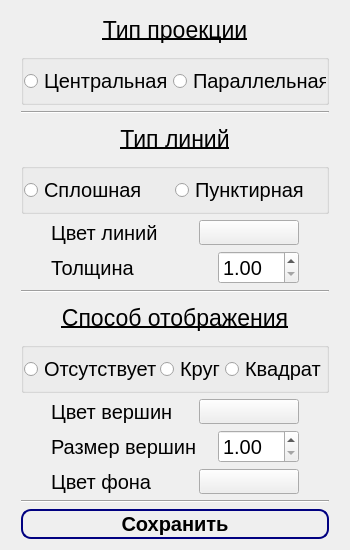
<?xml version="1.0" encoding="UTF-8"?>
<ui version="4.0">
 <class>SettingForm</class>
 <widget class="QDialog" name="SettingForm">
  <property name="geometry">
   <rect>
    <x>0</x>
    <y>0</y>
    <width>350</width>
    <height>550</height>
   </rect>
  </property>
  <property name="minimumSize">
   <size>
    <width>350</width>
    <height>550</height>
   </size>
  </property>
  <property name="maximumSize">
   <size>
    <width>350</width>
    <height>550</height>
   </size>
  </property>
  <property name="font">
   <font>
    <pointsize>15</pointsize>
   </font>
  </property>
  <property name="windowTitle">
   <string>Настройки</string>
  </property>
  <layout class="QGridLayout" name="gridLayout_3">
   <item row="0" column="0">
    <layout class="QVBoxLayout" name="verticalLayout">
     <property name="leftMargin">
      <number>10</number>
     </property>
     <property name="rightMargin">
      <number>10</number>
     </property>
     <item>
      <widget class="QLabel" name="l1_type_projection">
       <property name="font">
        <font>
         <pointsize>17</pointsize>
         <underline>true</underline>
        </font>
       </property>
       <property name="text">
        <string>Тип проекции</string>
       </property>
       <property name="alignment">
        <set>Qt::AlignCenter</set>
       </property>
      </widget>
     </item>
     <item>
      <widget class="QGroupBox" name="groupBox1_projection">
       <property name="title">
        <string/>
       </property>
       <layout class="QGridLayout" name="gridLayout_4">
        <property name="leftMargin">
         <number>0</number>
        </property>
        <property name="topMargin">
         <number>0</number>
        </property>
        <property name="rightMargin">
         <number>0</number>
        </property>
        <property name="bottomMargin">
         <number>0</number>
        </property>
        <property name="spacing">
         <number>0</number>
        </property>
        <item row="0" column="0">
         <layout class="QHBoxLayout" name="horizontalLayout1_projection">
          <item>
           <widget class="QRadioButton" name="radBut1_central_projection">
            <property name="text">
             <string>Центральная</string>
            </property>
           </widget>
          </item>
          <item>
           <widget class="QRadioButton" name="radBut2_parallel_projection">
            <property name="text">
             <string>Параллельная</string>
            </property>
           </widget>
          </item>
         </layout>
        </item>
       </layout>
      </widget>
     </item>
     <item>
      <widget class="Line" name="line1">
       <property name="orientation">
        <enum>Qt::Horizontal</enum>
       </property>
      </widget>
     </item>
     <item>
      <widget class="QLabel" name="l2_type_line">
       <property name="font">
        <font>
         <pointsize>17</pointsize>
         <underline>true</underline>
        </font>
       </property>
       <property name="text">
        <string>Тип линий</string>
       </property>
       <property name="alignment">
        <set>Qt::AlignCenter</set>
       </property>
      </widget>
     </item>
     <item>
      <widget class="QGroupBox" name="groupBox2_line">
       <property name="title">
        <string/>
       </property>
       <property name="alignment">
        <set>Qt::AlignCenter</set>
       </property>
       <layout class="QGridLayout" name="gridLayout_2">
        <property name="leftMargin">
         <number>0</number>
        </property>
        <property name="topMargin">
         <number>0</number>
        </property>
        <property name="rightMargin">
         <number>0</number>
        </property>
        <property name="bottomMargin">
         <number>0</number>
        </property>
        <property name="spacing">
         <number>0</number>
        </property>
        <item row="0" column="0">
         <layout class="QHBoxLayout" name="horizontalLayout2_type_line">
          <item>
           <widget class="QRadioButton" name="radBut3_solid_line">
            <property name="text">
             <string>Сплошная</string>
            </property>
           </widget>
          </item>
          <item>
           <widget class="QRadioButton" name="radBut4_dotted_line">
            <property name="text">
             <string>Пунктирная</string>
            </property>
           </widget>
          </item>
         </layout>
        </item>
       </layout>
      </widget>
     </item>
     <item>
      <layout class="QHBoxLayout" name="horizontalLayout3_color_line">
       <property name="spacing">
        <number>6</number>
       </property>
       <property name="leftMargin">
        <number>30</number>
       </property>
       <property name="rightMargin">
        <number>30</number>
       </property>
       <item>
        <widget class="QLabel" name="l3_color_line">
         <property name="text">
          <string>Цвет линий</string>
         </property>
         <property name="alignment">
          <set>Qt::AlignLeading|Qt::AlignLeft|Qt::AlignVCenter</set>
         </property>
        </widget>
       </item>
       <item>
        <widget class="QPushButton" name="pBut1_color_line">
         <property name="sizePolicy">
          <sizepolicy hsizetype="Maximum" vsizetype="Fixed">
           <horstretch>0</horstretch>
           <verstretch>0</verstretch>
          </sizepolicy>
         </property>
         <property name="minimumSize">
          <size>
           <width>0</width>
           <height>0</height>
          </size>
         </property>
         <property name="maximumSize">
          <size>
           <width>100</width>
           <height>25</height>
          </size>
         </property>
         <property name="styleSheet">
          <string notr="true"/>
         </property>
         <property name="text">
          <string/>
         </property>
         <property name="autoDefault">
          <bool>false</bool>
         </property>
        </widget>
       </item>
      </layout>
     </item>
     <item>
      <layout class="QHBoxLayout" name="horizontalLayout4_width_line" stretch="2,1">
       <property name="leftMargin">
        <number>30</number>
       </property>
       <property name="rightMargin">
        <number>30</number>
       </property>
       <item>
        <widget class="QLabel" name="l4_width_line">
         <property name="text">
          <string>Толщина</string>
         </property>
        </widget>
       </item>
       <item>
        <widget class="QDoubleSpinBox" name="dSpinBox1_width_line">
         <property name="decimals">
          <number>2</number>
         </property>
         <property name="minimum">
          <double>1.000000000000000</double>
         </property>
         <property name="maximum">
          <double>10.000000000000000</double>
         </property>
         <property name="singleStep">
          <double>1.000000000000000</double>
         </property>
        </widget>
       </item>
      </layout>
     </item>
     <item>
      <widget class="Line" name="line2">
       <property name="orientation">
        <enum>Qt::Horizontal</enum>
       </property>
      </widget>
     </item>
     <item>
      <widget class="QLabel" name="l5_method_show">
       <property name="font">
        <font>
         <pointsize>17</pointsize>
         <underline>true</underline>
        </font>
       </property>
       <property name="text">
        <string>Способ отображения</string>
       </property>
       <property name="alignment">
        <set>Qt::AlignCenter</set>
       </property>
      </widget>
     </item>
     <item>
      <widget class="QGroupBox" name="groupBox3_vertex">
       <property name="title">
        <string/>
       </property>
       <layout class="QGridLayout" name="gridLayout">
        <property name="leftMargin">
         <number>0</number>
        </property>
        <property name="topMargin">
         <number>0</number>
        </property>
        <property name="rightMargin">
         <number>0</number>
        </property>
        <property name="bottomMargin">
         <number>0</number>
        </property>
        <property name="spacing">
         <number>0</number>
        </property>
        <item row="0" column="0">
         <layout class="QHBoxLayout" name="horizontalLayout5_type_vertex">
          <item>
           <widget class="QRadioButton" name="radBut5_no_vertex">
            <property name="text">
             <string>Отсутствует</string>
            </property>
           </widget>
          </item>
          <item>
           <widget class="QRadioButton" name="radBut6_circle_vertex">
            <property name="text">
             <string>Круг</string>
            </property>
           </widget>
          </item>
          <item>
           <widget class="QRadioButton" name="radBut7_square_vertex">
            <property name="text">
             <string>Квадрат</string>
            </property>
           </widget>
          </item>
         </layout>
        </item>
       </layout>
      </widget>
     </item>
     <item>
      <layout class="QHBoxLayout" name="horizontalLayout6_color_vertex">
       <property name="leftMargin">
        <number>30</number>
       </property>
       <property name="rightMargin">
        <number>30</number>
       </property>
       <item>
        <widget class="QLabel" name="l6_color_vertex">
         <property name="text">
          <string>Цвет вершин</string>
         </property>
        </widget>
       </item>
       <item>
        <widget class="QPushButton" name="pBut2_color_vertex">
         <property name="enabled">
          <bool>true</bool>
         </property>
         <property name="maximumSize">
          <size>
           <width>100</width>
           <height>25</height>
          </size>
         </property>
         <property name="text">
          <string/>
         </property>
         <property name="autoDefault">
          <bool>false</bool>
         </property>
        </widget>
       </item>
      </layout>
     </item>
     <item>
      <layout class="QHBoxLayout" name="horizontalLayout7_size_vertex" stretch="2,1">
       <property name="leftMargin">
        <number>30</number>
       </property>
       <property name="rightMargin">
        <number>30</number>
       </property>
       <item>
        <widget class="QLabel" name="l7_size_vertex">
         <property name="text">
          <string>Размер вершин</string>
         </property>
        </widget>
       </item>
       <item>
        <widget class="QDoubleSpinBox" name="dSpinBox2_size_vertex">
         <property name="minimum">
          <double>1.000000000000000</double>
         </property>
         <property name="maximum">
          <double>20.000000000000000</double>
         </property>
        </widget>
       </item>
      </layout>
     </item>
     <item>
      <layout class="QHBoxLayout" name="horizontalLayout8_color_background">
       <property name="leftMargin">
        <number>30</number>
       </property>
       <property name="rightMargin">
        <number>30</number>
       </property>
       <item>
        <widget class="QLabel" name="l8_color_background">
         <property name="text">
          <string>Цвет фона</string>
         </property>
        </widget>
       </item>
       <item>
        <widget class="QPushButton" name="pBut3_color_background">
         <property name="maximumSize">
          <size>
           <width>100</width>
           <height>25</height>
          </size>
         </property>
         <property name="text">
          <string/>
         </property>
         <property name="autoDefault">
          <bool>false</bool>
         </property>
        </widget>
       </item>
      </layout>
     </item>
     <item>
      <widget class="Line" name="line3">
       <property name="orientation">
        <enum>Qt::Horizontal</enum>
       </property>
      </widget>
     </item>
     <item>
      <widget class="QPushButton" name="pBut4_save">
       <property name="minimumSize">
        <size>
         <width>84</width>
         <height>30</height>
        </size>
       </property>
       <property name="maximumSize">
        <size>
         <width>350</width>
         <height>30</height>
        </size>
       </property>
       <property name="font">
        <font>
         <pointsize>15</pointsize>
         <bold>true</bold>
        </font>
       </property>
       <property name="layoutDirection">
        <enum>Qt::LeftToRight</enum>
       </property>
       <property name="styleSheet">
        <string notr="true"> QPushButton {
     border: 2px solid #8f8f91;
     border-radius: 10px;
     background-color: qlineargradient(x1: 0, y1: 0, x2: 0, y2: 1,
                                       stop: 0 #04859D, stop: 1 #206876);
     min-width: 80px;
 }

 QPushButton:pressed {
     background-color: qlineargradient(x1: 0, y1: 0, x2: 0, y2: 1,
                                       stop: 0 #dadbde, stop: 1 #37B6CE);
 }

 QPushButton:flat {
     border: none; 
 }

 QPushButton:default {
     border-color: navy; 
 }</string>
       </property>
       <property name="text">
        <string>Сохранить</string>
       </property>
      </widget>
     </item>
    </layout>
   </item>
  </layout>
 </widget>
 <resources/>
 <connections/>
</ui>
